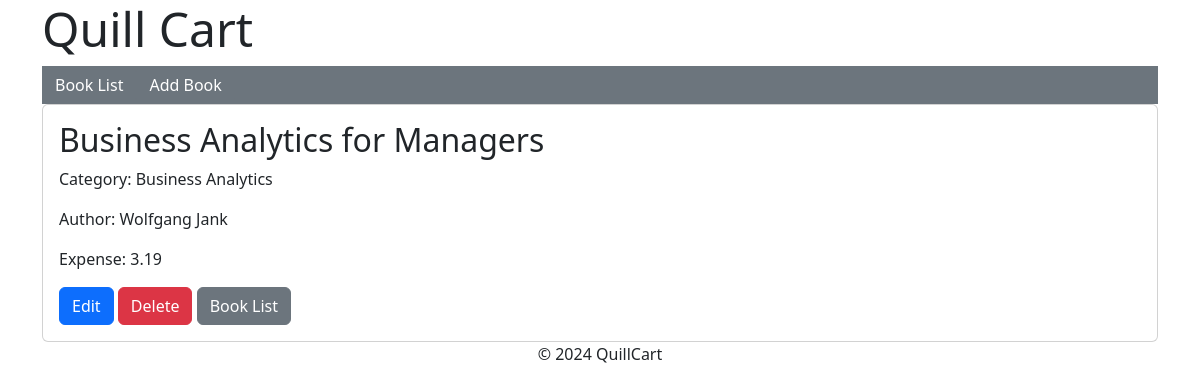
Page /books/1461404053/ on the committed database.
### quillcart/models.py (models this page shows, shortened)
class Book(models.Model):
    custom_id = models.DecimalField(max_digits=20, decimal_places=0, primary_key=True)
    title = models.CharField(max_length=255)
    subtitle = models.CharField(max_length=255, null=True, blank=True)
    authors = models.CharField(max_length=255)
    publisher = models.CharField(max_length=255)
    published_date = models.DateField()
    category = models.CharField(max_length=255)
    distribution_expense = models.DecimalField(max_digits=5, decimal_places=2)

### quillcart/views.py (the view)
# urls.py: path('books/<int:book_id>/', views.view_book, name='view_book'),
def view_book(request, book_id):
    book = get_object_or_404(Book, custom_id=book_id)
    return render(request, 'quillcart//view_book.html', {'book': book})

### quillcart/templates/quillcart/view_book.html (shortened to what this page needs)
{% extends "base.html" %}
{% block content %}
    <div class="card">
        <div class="card-body">
            <h2 class="card-title">{{ book.title }}</h2>
            <p class="card-text">Category: {{ book.category }}</p>
            <p class="card-text">Author: {{ book.authors }}</p>
            <p class="card-text">Expense: {{ book.distribution_expense }}</p>
            <a class="btn btn-primary" href="{% url 'quillcart:update_book' book.custom_id %}">Edit</a>
            <a class="btn btn-danger" href="{% url 'quillcart:delete_book' book.custom_id %}">Delete</a>
            <a class="btn btn-secondary" href="{% url 'quillcart:book_list' %}">Book List</a>
        </div>
    </div>
{% endblock %}

### rows in the picture
Book: title "Business Analytics for Managers", category "Business Analytics", authors "Wolfgang Jank", distribution_expense "3.19"
